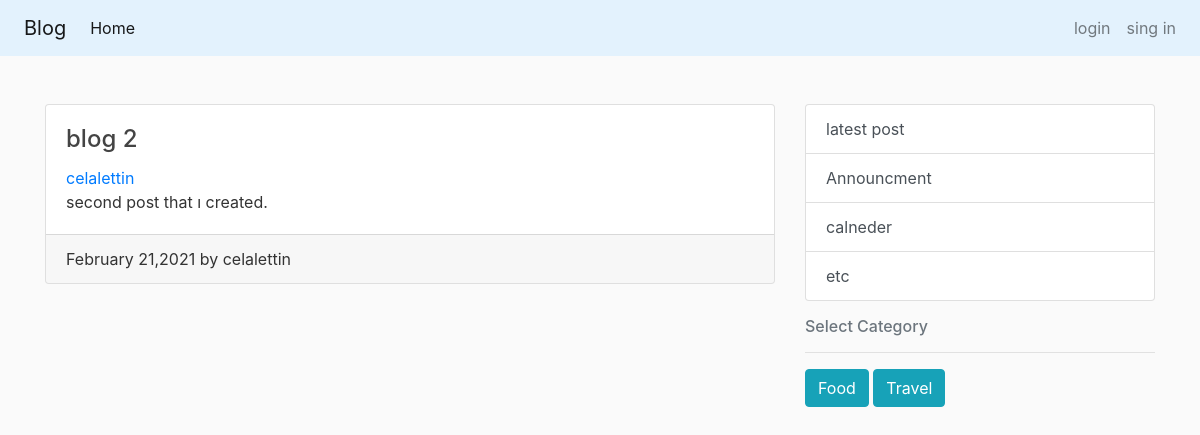
The app's page /post/2/ with its own data.
### blog/models.py (models this page shows, shortened)
class Post(models.Model):
    title = models.CharField(max_length=100)
    content = models.TextField()
    date_posted = models.DateField(default=timezone.now)
    author = models.ForeignKey(User, on_delete=models.CASCADE)

class Category(models.Model):
    categories = [
        ('Food', 'Food'),
        ('Travel', 'Travel'),
        ('Health', 'Health'),
        ('Personal ', 'Personal '),
        ('Political', 'Political'),
        ('Fashion', 'Fashion'),
    ]
    name = models.CharField(choices=categories, default="Food", max_length=10)
    slug = models.SlugField()
    posts = models.ManyToManyField(Post)
    def __str__(self) -> str:
        return self.name

### blog/views.py (the view)
# urls.py: path('post/<int:pk>/',PostDetailView.as_view(),name = 'post-detail'),
class PostDetailView(DetailView):
    model = Post
    def get_context_data(self, **kwargs):
        context = super().get_context_data(**kwargs)
        categories = Category.objects.all()
        context['categories'] = categories
        return context

### blog/templates/blog/post_detail.html (shortened to what this page needs)
{% extends 'blog/base.html' %}
    {% block content %}
        <div class="card text-left mt-5">
          <div class="card-body">
            <h4 class="card-title">{{object.title}} </h4>
            <a href="{% url 'user-posts' object.author.username %} ">{{object.author}}</a>
            <p class="card-text">{{object.content}}</p>
          </div>
          <div class="card-footer">{{object.date_posted|date:'F d,Y'}} by {{object.author}}</div>
        </div>
    {% endblock content %}

### blog/templates/blog/base.html (shortened to what this page needs)
{% load static %}
<!doctype html>
<html>
<head>
    <link rel="stylesheet" href="https://stackpath.bootstrapcdn.com/bootstrap/4.3.1/css/bootstrap.min.css"
>
    <link rel="stylesheet" href="{% static 'blog/main.css'%}">
</head>
<body>
    <header>
        <nav class="navbar navbar-expand-sm navbar-light   " style="background-color: #e3f2fd;">
            <a class=" navbar-brand ml-2" href="{% url  'blog-about'%}">Blog</a>
            <div class="collapse navbar-collapse" id="collapsibleNavId">
                <ul class="navbar-nav mr-auto mt-2 mt-lg-0">
                    <li class="nav-item active">
                        <a class="nav-link" href="{% url  'blog-home'%}">Home <span class="sr-only">(current)</span></a>
                    </li>
                </ul>
                <ul class="ml-auto navbar-nav">
                    {% if user.is_authenticated %}
                    <li class="nav-item">
                        <a class="nav-link" href="{% url 'post-create' %}">Create Post</a>
                    </li>
                    <li class="nav-item">
                        <a class="nav-link" href="{% url 'logout' %}">Logout</a>
                    </li>
                    <li class="nav-item">
                        <a class="nav-link" href="{% url 'profile' %}">profile</a>
                    </li>
                    {% else %}
                    <li class="nav-item">
                        <a class="nav-link" href="{% url 'login' %}">login</a>
                    </li>
                    <li class="nav-item ">
                        <a class="nav-link" href="{% url 'register' %}">sing in </a>
                    </li>
                    {% endif %}
                </ul>
            </div>
        </nav>
    </header>
    <main class="container">
        <div class="row ">
            <div class="col-md-8">
                {% block content %} {% endblock %}
            </div>
            <div class="col-md-4 mt-5">
                <div class="list-group">
                    <a href="#" class="list-group-item list-group-item-action ">latest post </a>
                    <a href="#" class="list-group-item list-group-item-action">Announcment </a>
                    <a href="#" class="list-group-item list-group-item-action "> calneder</a>
                    <a href="#" class="list-group-item list-group-item-action "> etc</a>
                </div>
                {% if categories %}
                <div class="categories mt-3">
                    <h6 class="text-muted">Select Category</h6>
                    <hr>
                    {% for category in categories %}
                    <a class="btn btn-info" href="{% url  'category-posts' category.slug %}">{{category}}</a>
                    {% endfor %}
                </div>
                {% endif %}
            </div>
        </div>
    </main>
</body>
</html>

### blog/static/blog/main.css (style rules this page uses)
body { background: #fafafa; color: #333333; }
h1, h2, h3, h4, h5, h6 { color: #444444; }
ul { margin: 0; }

### records on screen
Post: title "blog 2", author "celalettin", content "second post that ı created.", date_posted "February 21,2021"
Category: name "Food"
Category: name "Travel"
